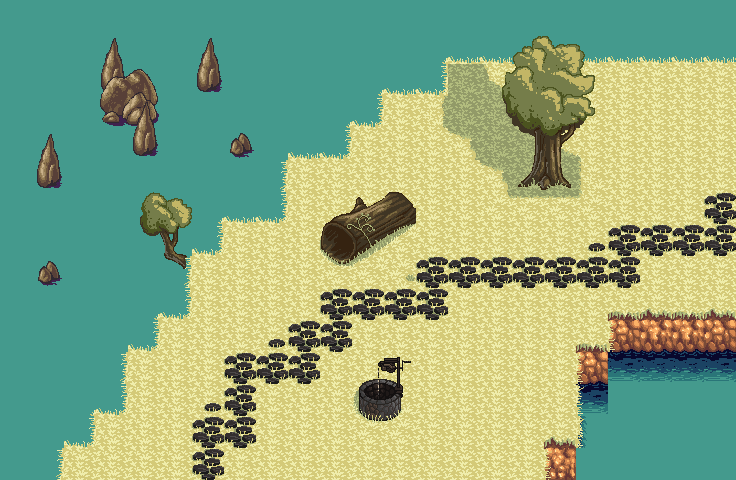

Rendered tile map (Tiled .tmx) drawn with the repository's tilesets; below, a short description and the full map source, tile grids included:
An orthogonal 23x15 tile map with 32x32 px tiles, 4 tile layers (Capa de Patrones 1, Capa de patrones 4, Capa de patrones 2, Capa de patrones 3) and 22 objects.

<map version="1.0" tiledversion="1.1.1" orientation="orthogonal" renderorder="right-down" width="23" height="15" tilewidth="32" tileheight="32" infinite="0" nextobjectid="27">
 <tileset firstgid="1" name="sprites" tilewidth="32" tileheight="32" tilecount="3600" columns="30">
  <image source="../img/sprites.png" width="960" height="3840" />
 </tileset>
 <layer name="Capa de Patrones 1" width="23" height="15">
  <data encoding="csv">
208,208,208,208,208,208,208,208,208,208,208,208,208,208,208,208,208,208,208,208,208,208,208,
208,208,208,208,208,208,208,208,208,208,208,208,208,208,208,208,208,208,208,208,208,208,208,
208,208,208,208,208,208,208,208,208,208,208,208,208,208,144,21,21,21,21,21,21,21,21,
208,208,208,208,208,208,208,208,208,208,208,208,21,141,21,21,21,21,21,21,21,21,21,
208,208,208,208,208,208,208,208,208,208,208,21,21,21,21,142,21,21,113,21,21,21,21,
208,208,208,208,208,208,208,208,208,21,21,21,21,21,21,174,1042,1043,143,21,21,21,21,
208,208,208,208,208,208,208,208,208,21,21,21,21,21,21,171,172,172,173,21,21,21,1075,
208,208,208,208,208,208,208,21,21,21,1165,1166,1167,21,21,21,21,21,1044,1075,1075,1075,1075,
208,208,208,208,208,208,21,21,21,21,1195,1196,1197,1075,1075,1075,1075,1075,1075,1075,21,21,21,
208,208,208,208,208,208,21,21,21,21,1075,1075,1075,1075,21,21,21,115,115,328,327,328,327,
208,208,208,208,208,21,21,21,1044,1075,1075,21,21,21,21,21,21,114,328,1284,1285,1285,1284,
208,208,208,208,21,21,21,1075,1075,1075,21,21,21,21,21,21,21,114,1284,1314,1315,1315,1314,
208,208,208,208,21,21,1044,1075,21,21,21,1372,1373,21,21,21,21,114,1314,208,208,208,208,
208,208,208,21,21,21,1075,1075,21,21,21,1402,1403,21,21,21,21,327,177,208,208,208,208,
208,208,21,21,21,21,1075,21,21,21,21,21,21,21,21,21,21,207,208,208,208,208,208
</data>
 </layer>
 <layer name="Capa de patrones 4" width="23" height="15">
  <data encoding="csv">
0,0,0,0,0,0,0,0,0,0,0,0,0,0,0,0,0,0,0,0,0,0,0,
0,0,0,1176,0,0,0,0,0,0,0,0,0,0,0,0,0,0,1312,0,0,0,0,
0,0,0,1206,0,0,0,0,0,0,0,0,0,0,142,145,0,0,0,0,0,0,0,
0,0,0,0,0,0,0,0,0,0,0,0,0,0,142,142,142,142,0,0,0,0,0,
0,0,0,0,0,0,0,0,0,0,0,0,0,0,174,0,142,145,113,0,0,0,0,
0,0,0,0,0,0,0,0,0,0,0,0,0,0,0,0,0,0,0,0,0,0,0,
0,0,0,0,0,0,0,0,0,0,0,0,0,0,0,0,0,0,0,0,0,0,0,
0,0,0,0,0,0,0,0,0,0,0,0,0,0,0,0,0,0,0,0,0,0,0,
0,0,0,0,0,928,0,0,0,0,0,0,0,0,0,0,0,0,0,0,0,0,0,
0,0,0,0,0,0,0,0,0,0,0,0,0,0,0,0,0,0,0,0,0,0,0,
0,0,0,0,0,0,0,0,0,0,0,0,0,0,0,0,0,0,0,0,0,0,0,
0,0,0,0,0,0,0,0,0,0,0,0,0,0,0,0,0,0,0,0,0,0,0,
0,0,0,0,0,0,0,0,0,0,0,0,0,0,0,0,0,0,0,0,0,0,0,
0,0,0,0,0,0,0,0,0,0,0,0,0,0,0,0,0,0,0,0,0,0,0,
0,0,0,0,0,0,0,0,0,0,0,0,0,0,0,0,0,0,0,0,0,0,0
</data>
 </layer>
 <layer name="Capa de patrones 2" width="23" height="15">
  <data encoding="csv">
0,0,0,0,0,0,0,0,0,0,0,0,0,0,0,0,0,0,0,0,0,0,0,
0,0,0,0,0,0,0,0,0,0,0,0,0,1311,1312,1312,922,923,924,1312,1312,1312,1312,
0,0,0,1237,1238,0,0,0,0,0,0,0,0,1252,0,951,952,953,954,0,0,0,0,
0,0,0,1267,1268,0,0,0,0,0,1311,1312,0,0,0,981,982,983,984,0,0,0,0,
0,0,0,0,0,0,0,0,0,0,1252,0,0,0,0,0,1012,1013,0,0,0,0,0,
0,0,0,0,0,0,0,0,0,0,0,0,0,0,0,0,0,0,0,0,0,0,0,
0,0,0,0,867,868,1311,0,1252,0,1135,1136,1137,0,0,0,0,0,0,0,0,0,0,
0,0,0,0,897,898,1252,0,0,0,0,0,0,0,0,0,0,0,0,0,0,0,0,
0,0,0,0,0,0,0,0,0,0,0,0,0,0,0,0,0,0,0,0,0,0,0,
0,0,0,0,0,1252,0,0,0,0,0,0,0,0,0,0,0,0,0,0,0,0,0,
0,0,0,0,1252,0,0,0,0,0,0,0,0,0,0,0,0,0,0,1251,0,0,0,
0,0,0,0,0,0,0,0,0,0,0,1342,1343,0,0,0,0,0,1251,0,0,0,0,
0,0,0,1252,0,0,0,0,0,0,0,0,0,0,0,0,0,0,1251,0,0,0,0,
0,0,1252,0,0,0,0,0,0,0,0,0,0,0,0,0,0,0,1251,0,0,0,0,
0,0,0,0,0,0,0,0,0,0,0,0,0,0,0,0,0,0,0,0,0,0,0
</data>
 </layer>
 <layer name="Capa de patrones 3" width="23" height="15">
  <data encoding="csv">
0,0,0,0,0,0,0,0,0,0,0,0,0,0,0,0,0,0,0,0,0,0,0,
0,0,0,0,0,0,1176,0,0,0,0,0,0,0,0,0,0,0,0,0,0,0,0,
0,0,0,0,0,0,1206,0,0,0,0,1311,1312,1312,0,0,0,0,0,0,0,0,0,
0,0,0,0,1176,0,0,0,0,0,0,1252,0,0,0,0,0,0,0,0,0,0,0,
0,1176,0,0,1206,0,0,1177,0,1312,1312,0,0,0,0,0,0,0,0,0,0,0,0,
0,1206,0,0,0,0,0,0,1252,0,0,0,0,0,0,0,0,0,0,0,0,0,0,
0,0,0,0,0,0,0,1312,1312,0,0,0,0,0,0,0,0,0,0,0,0,0,0,
0,0,0,0,0,0,1312,0,0,0,0,0,0,0,0,0,0,0,0,0,0,0,0,
0,1177,0,0,0,1252,0,0,0,0,0,0,0,0,0,0,0,0,0,0,0,0,0,
0,0,0,0,1311,1312,0,0,0,0,0,0,0,0,0,0,0,0,0,0,0,0,0,
0,0,0,0,1312,0,0,0,0,0,0,0,0,0,0,0,0,0,0,0,0,0,0,
0,0,0,1252,0,0,0,0,0,0,0,0,0,0,0,0,0,0,0,0,0,0,0,
0,0,1311,1312,0,0,0,0,0,0,0,0,0,0,0,0,0,0,0,0,0,0,0,
0,0,1312,0,0,0,0,0,0,0,0,0,0,0,0,0,0,0,0,0,0,0,0,
0,1252,0,0,0,0,0,0,0,0,0,0,0,0,0,0,0,1251,0,0,0,0,0
</data>
 </layer>
 <objectgroup name="transit/map3/64/210">
  <object id="1" x="718" y="63" width="17" height="249" />
 </objectgroup>
 <objectgroup name="transit/map2/300/64">
  <object id="4" x="66" y="463" width="474" height="16" />
 </objectgroup>
 <objectgroup color="#ff0000" name="collisions">
  <object id="5" x="2" y="0" width="732" height="56" />
  <object id="6" x="331" y="59" width="108" height="29" />
  <object id="7" x="295" y="89" width="83" height="33" />
  <object id="9" x="267" y="129" width="79" height="26" />
  <object id="10" x="196" y="167" width="86" height="50" />
  <object id="11" x="142" y="216" width="74" height="32" />
  <object id="12" x="141" y="258" width="45" height="56" />
  <object id="13" x="83" y="312" width="68" height="34" />
  <object id="14" x="78" y="354" width="42" height="55" />
  <object id="15" x="41" y="404" width="46" height="37" />
  <object id="16" x="27" y="447" width="39" height="33" />
  <object id="17" x="610" y="317" width="126" height="50" />
  <object id="18" x="575" y="346" width="29" height="104" />
  <object id="19" x="543" y="439" width="33" height="47" />
  <object id="20" x="507" y="56" width="81" height="73" />
  <object id="21" x="531" y="132" width="31" height="53" />
  <object id="22" x="354" y="194" width="61" height="31" />
  <object id="23" x="326" y="221" width="56" height="38" />
  <object id="24" x="357" y="382" width="45" height="32" />
  <object id="25" x="373" y="353" width="31" height="28" />
 </objectgroup>
</map>
